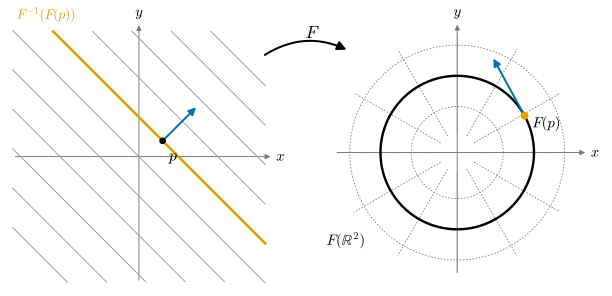

Generate this figure with Python:
"""그림 2.5.1: 계수가 1로 일정한 사상 F(x, y) = (cos(x + y), sin(x + y)) (2.5절, 예 2.5.5).

왼쪽: 정의역의 올(fiber) x + y = c (c = -2.5, -2, ..., 2.5, 회색 실선)과 p = (0.3, 0.2)를 지나는 올
      F^{-1}(F(p)) ∩ 그림 영역 = {x + y = 0.5} (주황). 파랑: 올에 수직인 단위벡터 (1, 1)/√2의 0.6배.
      오른쪽 파랑은 그 상 DF(p)((1, 1)/√2)의 0.6배.
오른쪽: 상은 단위원(검정). 옅은 점선은 극좌표 격자(반직선과 동심원)로, 표적 쪽 좌표 ψ = (각, 반지름 - 1)의 좌표선이다.
      F(p) = (cos 0.5, sin 0.5).

실행: 프로젝트 루트에서 ``PYTHONPATH=tools python3 chapters/02-calculus-rn/figures/fig-2-5-1-constant-rank.py``
"""

import dgfig

dgfig.setup()

import matplotlib.pyplot as plt
import numpy as np

C = dgfig.COLORS
LW = dgfig.LW

p = np.array([0.3, 0.2])
s0 = p.sum()


def F(x, y):
    return np.array([np.cos(x + y), np.sin(x + y)])


def DF(x, y):
    s = x + y
    return np.array([[-np.sin(s), -np.sin(s)], [np.cos(s), np.cos(s)]])


# 자기검사 (§12.1): 모든 점에서 계수 1, 올 위에서 F가 상수, F∘φ^{-1}(u, v) = P(1, u)
rng = np.random.default_rng(0)
for xy in rng.uniform(-3, 3, (50, 2)):
    assert np.linalg.matrix_rank(DF(*xy), tol=1e-10) == 1
for t in np.linspace(-1, 1, 5):
    assert np.allclose(F(p[0] + t, p[1] - t), F(*p))
for u, v in rng.uniform(-1, 1, (20, 2)):
    assert np.allclose(F(u - v, v), [np.cos(u), np.sin(u)])

fig, (axL, axR) = plt.subplots(1, 2, figsize=(6.4, 3.2))

ax = axL
L = 1.6
dgfig.schematic_axes(ax, (-L - 0.1, L + 0.3), (-L - 0.1, L + 0.3))
ax.annotate("", xy=(L + 0.1, 0), xytext=(-L, 0),
            arrowprops=dict(arrowstyle="-|>", color=C["aux"], lw=0.7, mutation_scale=8), zorder=0)
ax.annotate("", xy=(0, L + 0.1), xytext=(0, -L),
            arrowprops=dict(arrowstyle="-|>", color=C["aux"], lw=0.7, mutation_scale=8), zorder=0)
ax.text(L + 0.14, 0, r"$x$", fontsize=11, va="center")
ax.text(0, L + 0.14, r"$y$", fontsize=11, ha="center", va="bottom")
xs = np.linspace(-L, L, 200)
for c in np.arange(-2.5, 2.51, 0.5):
    ys = c - xs
    m = np.abs(ys) <= L
    col, lw = (C["accent"], 2.0) if abs(c - s0) < 1e-9 else ("#9A9A9A", 0.7)
    ax.plot(np.where(m, xs, np.nan), np.where(m, ys, np.nan), color=col, lw=lw, zorder=2 if lw > 1 else 1)
ax.annotate("", xy=p + 0.6 * np.array([1, 1]) / np.sqrt(2), xytext=p,
            arrowprops=dict(arrowstyle="-|>", color=C["tangent"], lw=LW["vector"], mutation_scale=11,
                            shrinkA=0, shrinkB=0), zorder=5)
ax.plot(*p, "o", color=C["main"], ms=4, zorder=6)
ax.text(p[0] + 0.08, p[1] - 0.25, r"$p$", fontsize=12)
ax.text(-1.55, 1.75, r"$F^{-1}(F(p))$", fontsize=10, color=C["accent"])

ax = axR
dgfig.schematic_axes(ax, (-1.75, 1.95), (-1.75, 1.85))
ax.annotate("", xy=(1.7, 0), xytext=(-1.6, 0),
            arrowprops=dict(arrowstyle="-|>", color=C["aux"], lw=0.7, mutation_scale=8), zorder=0)
ax.annotate("", xy=(0, 1.7), xytext=(0, -1.6),
            arrowprops=dict(arrowstyle="-|>", color=C["aux"], lw=0.7, mutation_scale=8), zorder=0)
ax.text(1.74, 0, r"$x$", fontsize=11, va="center")
ax.text(0, 1.74, r"$y$", fontsize=11, ha="center", va="bottom")
tt = np.linspace(0, 2 * np.pi, 400)
for rr in (0.6, 1.4):
    ax.plot(rr * np.cos(tt), rr * np.sin(tt), color=C["aux"], lw=0.6, ls=(0, (2, 2)), zorder=1)
for ang in np.arange(0, 2 * np.pi, np.pi / 6):
    ax.plot([0.25 * np.cos(ang), 1.55 * np.cos(ang)], [0.25 * np.sin(ang), 1.55 * np.sin(ang)],
            color=C["aux"], lw=0.6, ls=(0, (2, 2)), zorder=1)
ax.plot(np.cos(tt), np.sin(tt), color=C["main"], lw=LW["main"], zorder=3)
q = F(*p)
v = DF(*p) @ (np.array([1, 1]) / np.sqrt(2))
ax.annotate("", xy=q + 0.6 * v, xytext=q,
            arrowprops=dict(arrowstyle="-|>", color=C["tangent"], lw=LW["vector"], mutation_scale=11,
                            shrinkA=0, shrinkB=0), zorder=5)
ax.plot(*q, "o", color=C["accent"], ms=5, zorder=6)
ax.text(q[0] + 0.1, q[1] - 0.15, r"$F(p)$", fontsize=11)
ax.text(-1.2, -1.2, r"$F(\mathbb{R}^2)$", fontsize=11, ha="right")

dgfig.map_arrow(fig, axL, axR, r"$F$", xy_from=(0.9, 0.82), xy_to=(0.1, 0.85), rad=-0.3,
                label_offset=(0.0, 0.02))
fig.subplots_adjust(wspace=0.12, left=0.01, right=0.99, top=0.96, bottom=0.02)
dgfig.save(fig, __file__)
